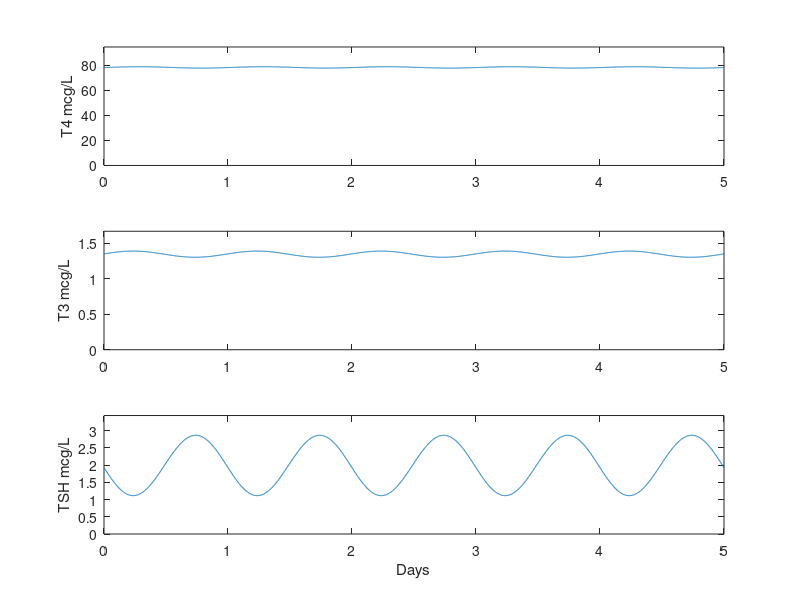

MATLAB code to generate this figure:
% Thyrosim stand alone MATLAB version.
% Author: Simon X. Han
% The stand alone version is limited in function, such as adding/chaining
% inputs, but otherwise runs fine.
% Run:
% >> thyrosim

% Main function
function thyrosim

% Clean workspace
clc; clear all;

% Initialize variables
initIC;     % Initial conditions
initInputs; % Inputs
initParams; % Parameters

% Solve ODE
global tspan ic;
[t,q] = ode45(@ODEs, tspan, ic);

% Graph results
graph(t,q);
end

% Initialize initial conditions
function initIC
global ic
ic(1) = 0.322114215761171;
ic(2) = 0.201296960359917;
ic(3) = 0.638967411907560;
ic(4) = 0.00663104034826483;
ic(5) = 0.0112595761822961;
ic(6) = 0.0652960640300348;
ic(7) = 1.78829584764370;
ic(8) = 7.05727560072869;
ic(9) = 7.05714474742141;
ic(10) = 0;
ic(11) = 0;
ic(12) = 0;
ic(13) = 0;
ic(14) = 3.34289716182018;
ic(15) = 3.69277248068433;
ic(16) = 3.87942133769244;
ic(17) = 3.90061903207543;
ic(18) = 3.77875734283571;
ic(19) = 3.55364471589659;
end

% Initialize inputs
function initInputs
global inf1 inf4 dial tspan
inf1 = 0;               % Infusion into plasma T4
inf4 = 0;               % Infusion into plasma T3
% [T4 Secretion, T4 Absorption, T3 Secretion, T3 Absorption]
dial = [1, 0.88, 1, 0.88];
tspan = [0, 120];       % NOTE: this is hours, not days
end

% Initialize parameter values
function initParams
global inf1 inf4 dial
global u1 u4 kdelay d p
u1 = inf1;
u4 = inf4;
kdelay = 5/8;           %(n-1)/k = t; n comps, t = 8hr
d(1) = dial(1);
d(2) = dial(2);
d(3) = dial(3);
d(4) = dial(4);

p(1) = 0.00174155;      %S4
p(2) = 8;               %tau
p(3) = 0.868;           %k12
p(4) = 0.108;           %k13
p(5) = 584;             %k31free
p(6) = 1503;            %k21free
p(7) = 0.000289;        %A
p(8) = 0.000214;        %B
p(9) = 0.000128;        %C
p(10) = -8.83*10^-6;    %D
p(11) = 0.88;           %k4absorb; originally 0.881
p(12) = 0.0189;         %k02
p(13) = 0.00998996;     %VmaxD1fast
p(14) = 2.85;           %KmD1fast
p(15) = 6.63*10^-4;     %VmaxD1slow
p(16) = 95;             %KmD1slow
p(17) = 0.00074619;     %VmaxD2slow
p(18) = 0.075;          %KmD2slow
p(19) = 3.3572*10^-4;   %S3
p(20) = 5.37;           %k45
p(21) = 0.0689;         %k46
p(22) = 127;            %k64free
p(23) = 2043;           %k54free
p(24) = 0.00395;        %a
p(25) = 0.00185;        %b
p(26) = 0.00061;        %c
p(27) = -0.000505;      %d
p(28) = 0.88;           %k3absorb; originally 0.882
p(29) = 0.207;          %k05
p(30) = 1166;           %Bzero
p(31) = 581;            %Azero
p(32) = 2.37;           %Amax
p(33) = -3.71;          %phi
p(34) = 0.53;           %kdegTSH-HYPO
p(35) = 0.037;          %VmaxTSH
p(36) = 23;             %K50TSH
p(37) = 0.118;          %k3
p(38) = 0.29;           %T4P-EU
p(39) = 0.006;          %T3P-EU
p(40) = 0.037;          %KdegT3B
p(41) = 0.0034;         %KLAG-HYPO
p(42) = 5;              %KLAG
p(43) = 1.3;            %k4dissolve
p(44) = 0.12*d(2);      %k4excrete; originally 0.119
p(45) = 1.78;           %k3dissolve
p(46) = 0.12*d(4);      %k3excrete; originally 0.118
% p47 and p48 are only used in converting mols to units. Since unit conversion
% is done in THYSIM->postProcess(), make sure you change p47 and p48 there if
% you need to change these values.
p(47) = 3.2;            %Vp
p(48) = 5.2;            %VTSH
end

% ODEs
function dqdt = ODEs(t, q)

global u1 u4 kdelay d p;

% Auxillary equations
q4F = (p(24)+p(25)*q(1)+p(26)*q(1)^2+p(27)*q(1)^3)*q(4);        %FT3p
q1F = (p(7) +p(8) *q(1)+p(9) *q(1)^2+p(10)*q(1)^3)*q(1);        %FT4p
SR3 = (p(19)*q(19))*d(3);                                       % Brain delay
SR4 = (p(1) *q(19))*d(1);                                       % Brain delay
fCIRC = 1+(p(32)/(p(31)*exp(-q(9)))-1)*(1/(1+exp(10*q(9)-55)));
SRTSH = (p(30)+p(31)*fCIRC*sin(pi/12*t-p(33)))*exp(-q(9));
fdegTSH = p(34)+p(35)/(p(36)+q(7));
fLAG = p(41)+2*q(8)^11/(p(42)^11+q(8)^11);
f4 = p(37)+5*p(37)/(1+exp(2*q(8)-7));
NL = p(13)/(p(14)+q(2));

% ODEs
qdot(1) = SR4+p(3)*q(2)+p(4)*q(3)-(p(5)+p(6))*q1F+p(11)*q(11)+u1;       %T4dot
qdot(2) = p(6)*q1F-(p(3)+p(12)+NL)*q(2);                                %T4fast
qdot(3) = p(5)*q1F-(p(4)+p(15)/(p(16)+q(3))+p(17)/(p(18)+q(3)))*q(3);   %T4slow
qdot(4) = SR3+p(20)*q(5)+p(21)*q(6)-(p(22)+p(23))*q4F+p(28)*q(13)+u4;   %T3pdot
qdot(5) = p(23)*q4F+NL*q(2)-(p(20)+p(29))*q(5);                         %T3fast
qdot(6) = p(22)*q4F+p(15)*q(3)/(p(16)+q(3))+p(17)*q(3)/(p(18)+q(3))-(p(21))*q(6);%T3slow
qdot(7) = SRTSH-fdegTSH*q(7);                                           %TSHp
qdot(8) = f4/p(38)*q(1)+p(37)/p(39)*q(4)-p(40)*q(8);                    %T3B
qdot(9) = fLAG*(q(8)-q(9));                                             %T3B LAG
qdot(10)= -p(43)*q(10);                                                 %T4PILLdot
qdot(11)=  p(43)*q(10)-(p(44)+p(11))*q(11);                             %T4GUTdot
qdot(12)= -p(45)*q(12);                                                 %T3PILLdot
qdot(13)=  p(45)*q(12)-(p(46)+p(28))*q(13);                             %T3GUTdot

% Delay ODEs
qdot(14)= -kdelay*q(14) +q(7);                                          %delay1
qdot(15)= kdelay*(q(14) -q(15));                                        %delay2
qdot(16)= kdelay*(q(15) -q(16));                                        %delay3
qdot(17)= kdelay*(q(16) -q(17));                                        %delay4
qdot(18)= kdelay*(q(17) -q(18));                                        %delay5
qdot(19)= kdelay*(q(18) -q(19));                                        %delay6

% ODE vector
dqdt = qdot';
end

% Graph results
function graph(t,q)
global p

% Conversion factors
% 777: molecular weight of T4
% 651: molecular weight of T3
% 5.6: (q7 umol)*(28000 mcg/umol)*(0.2 mU/mg)*(1 mg/1000 mcg)
% where 28000 is TSH molecular weight and 0.2 is specific activity
T4conv  = 777/p(47);    % mcg/L
T3conv  = 651/p(47);    % mcg/L
TSHconv = 5.6/p(48);    % mU/L

% Outputs
y1 = q(:,1)*T4conv;     % T4
y2 = q(:,4)*T3conv;     % T3
y3 = q(:,7)*TSHconv;    % TSH
t  = t/24;              % Convert time to days

% T4 plot
subplot(3,1,1);
plot(t,y1);
ylabel('T4 mcg/L');
ylim([0 max(y1)*1.2]);

% T3 plot
subplot(3,1,2);
plot(t,y2);
ylabel('T3 mcg/L');
ylim([0 max(y2)*1.2]);

% TSH plot
subplot(3,1,3);
plot(t,y3);
ylabel('TSH mcg/L');
ylim([0 max(y3)*1.2]);
xlabel('Days');
end